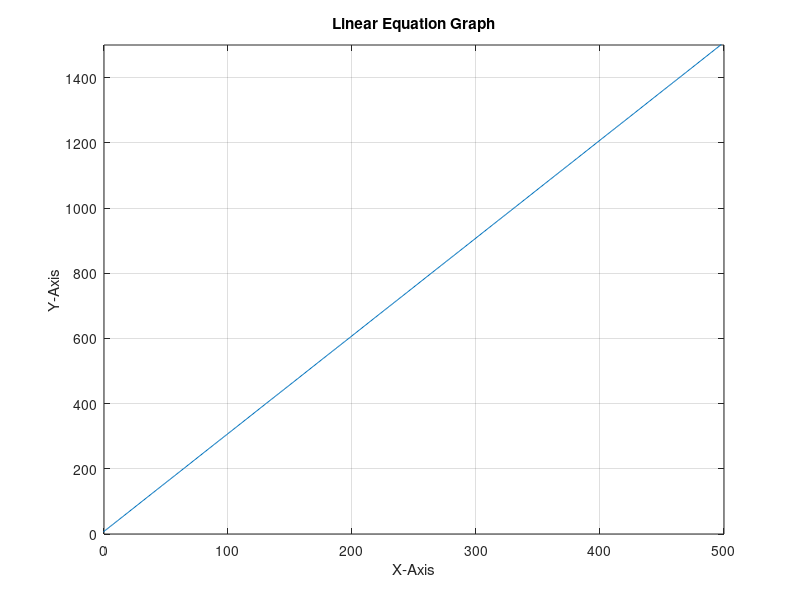

The MATLAB source for this figure: (Note: this script raises an error after producing the figure.)
%///////////////////////////////////////////////////////////////////////////////////////////////////
% 1. Find the slope of a linear equation given the following set of points - [8 , 12] and [3 , 26]

x1 = 8; x2 = 3; y1 = 12; y2 = 26;

slope = (y2 - y1) / (x2 - x1);
disp("Slope of linear equation:");
disp(slope);

%///////////////////////////////////////////////////////////////////////////////////////////////////
% 2. Fnd the linear equation using the polyfit() function given:
    %x = [2, 4, 7, 8, 10]
    %y = [10, 8, 6, 4, 2]

x = [2,4,7,8,10];
y = [10,8,6,4,2];
plot1 = polyfit(x,y,1);
disp("Using polyfit() function:");
disp(plot1);

%///////////////////////////////////////////////////////////////////////////////////////////////////
% 3. Plot the linear equation for x = -500:500 using the equation y = 3x + 8

figure('Name','Linear Equation Graph');
x3 = -500:500;
y3 = 3 * x3 + 8;
plot(x3,y3);
title('Linear Equation Graph');
xlabel('X-Axis');
ylabel('Y-Axis');
grid on
axis([0,500,0,1500])

%///////////////////////////////////////////////////////////////////////////////////////////////////
% 4. Solve the quadratic equation where a = 2, b = 8, and c = -9 using BOTH the solve() function and the quadratic formula.

% solve() function:
syms a b c x
a = 2; b = 8; c = -9;
equation = a*x^2+b*x+c == 0;
s_x = solve(equation,x);
disp("Using solve() function:");
disp(s_x);

% Quadradic Formula:

quadr_plus = (-b + sqrt(b^2-4*a*c))/(2*a);
quadr_minus = (-b - sqrt(b^2-4*a*c))/(2*a);
disp("Using Quadratic Formula:");
disp(quadr_minus);
disp(quadr_plus);

%///////////////////////////////////////////////////////////////////////////////////////////////////
% 5. Consider the electricity coming from a wall outlet - this electricity involves alternating current (AC). 
% This is a topic very common to later circuits-related classes because you will need to know how to read, analyze, 
% and plot these potentially complex waveforms. Plot the quadratic equation for x = 0:20 using the equation y = 10*sin(120*x)
% and note that, in this equation, 10 represents the amplitude (or height) of the wave while 120 represents the angular frequency. 
% These values may be unfamiliar to you now, but you will see these again! Be sure to include a plot title and axes labels. 
% Set your range of minimum and maximum x and y to appropriate values (so we can see the entire plot)!


figure('Name','AC Graph');
x4 = 0:20;
y4 = 10*sin(120*x4);
plot(x4,y4);
title('AC Graph');
xlabel('Time');
ylabel('Amplitude');
grid on
axis([0,20,-15,15])
